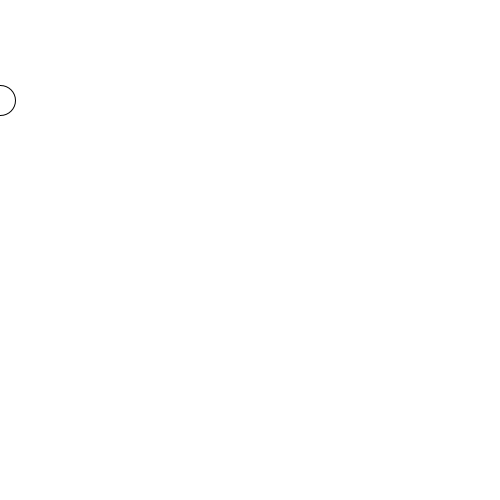
Frame 1 (no input)
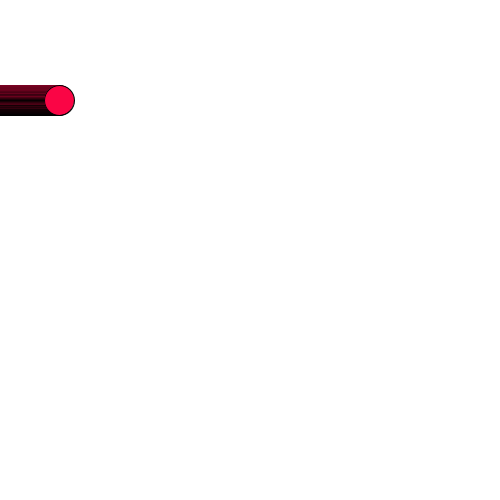
Frame 60 (the mouse pressed at the canvas centre just before this capture)
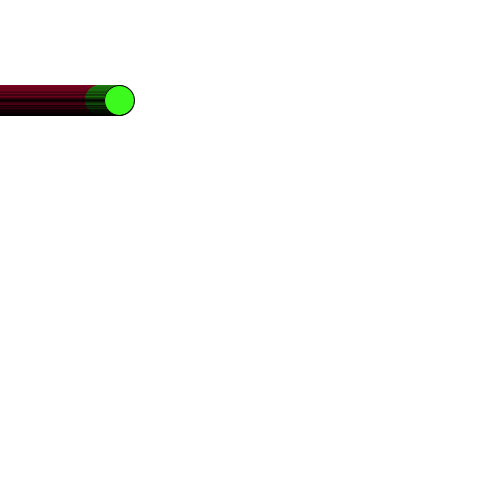
Frame 120 (the mouse held since frame 60 and released just before this capture)

The Processing sketch that drew these frames (run headless with seeded random() and noise(); from frame 60 on, the mouse is pressed at the canvas centre):

// Processing sketch: ejemplo_3
// ── ejemplo_3.pde
/*
 CONDICIONALES
 EJEMPLO Nro. 3
 */

int var = 0;

void setup () {
  size(500, 500);
  background(#FFFFFF);
}

void draw() {

  ellipse(var, 100, 30, 30);
  var = var + 1;
  if (var < 100) {
    fill(250, 5, 69);
  } else if (var < 200) {
    fill(60, 250, 30);
  } else if (var < 300) {
    fill(23, 42, 250);
  } else {
    fill(125, 125, 125);
  }
}
